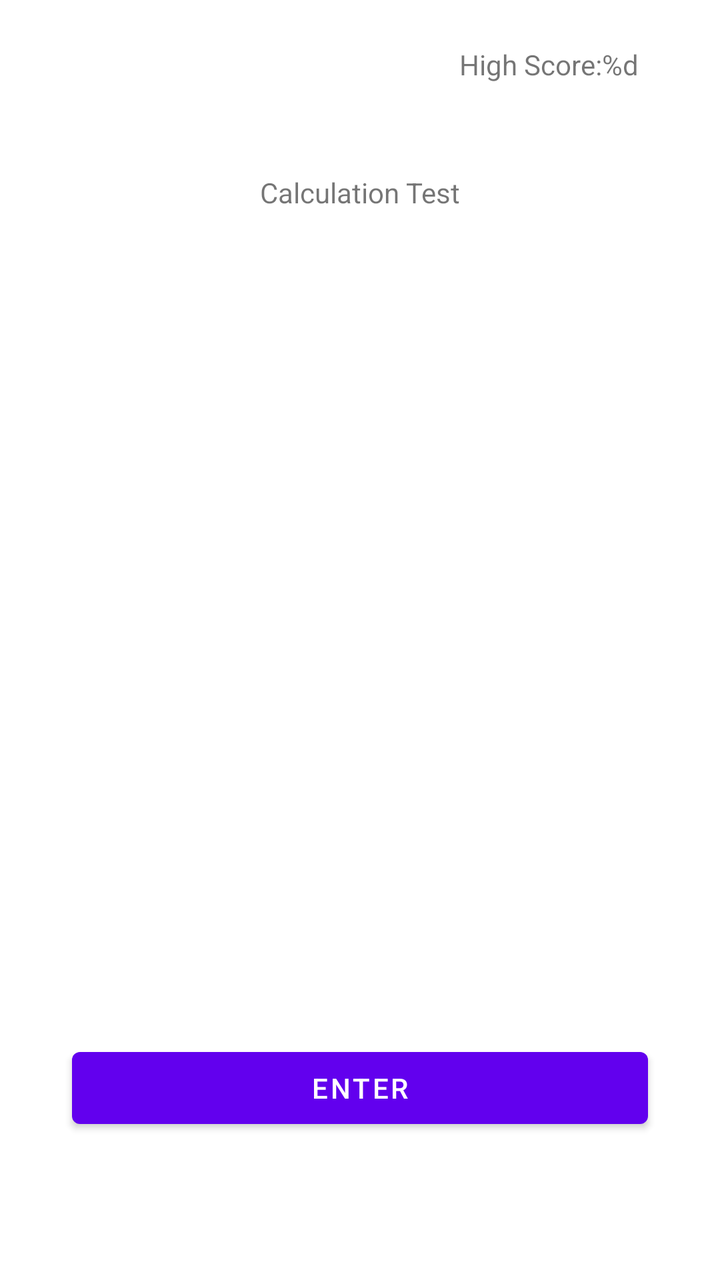
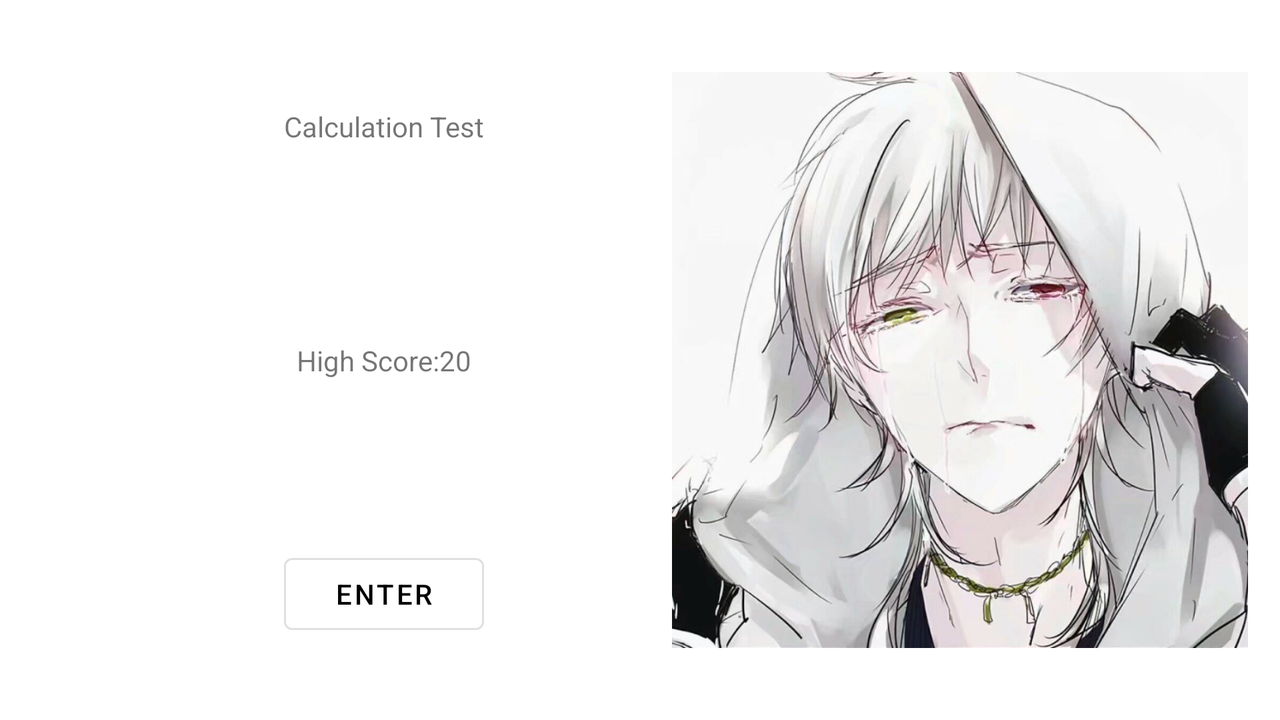

First picture: res/layout/ on a phone held upright. Second picture: the repository's own variant of that layout, on a device whose configuration matches the variant's folder. Source for both follows.
<!-- AndroidManifest.xml: application theme Theme.CalculationTest -->
<!-- res/layout/fragment_title.xml -->
<?xml version="1.0" encoding="utf-8"?>
<layout xmlns:android="http://schemas.android.com/apk/res/android"
    xmlns:app="http://schemas.android.com/apk/res-auto"
    xmlns:tools="http://schemas.android.com/tools">

    <data>

        <variable
            name="data"
            type="com.example.calculationtest.MyViewModel" />
    </data>

    <androidx.constraintlayout.widget.ConstraintLayout
        android:layout_width="match_parent"
        android:layout_height="match_parent"
        tools:context=".TitleFragment">

        <androidx.constraintlayout.widget.Guideline
            android:id="@+id/guideline2"
            android:layout_width="wrap_content"
            android:layout_height="wrap_content"
            android:orientation="vertical"
            app:layout_constraintGuide_percent="0.1" />

        <androidx.constraintlayout.widget.Guideline
            android:id="@+id/guideline3"
            android:layout_width="wrap_content"
            android:layout_height="wrap_content"
            android:orientation="vertical"
            app:layout_constraintGuide_percent="0.9" />

        <androidx.constraintlayout.widget.Guideline
            android:id="@+id/guideline4"
            android:layout_width="wrap_content"
            android:layout_height="wrap_content"
            android:orientation="horizontal"
            app:layout_constraintGuide_percent="0.15" />

        <androidx.constraintlayout.widget.Guideline
            android:id="@+id/guideline5"
            android:layout_width="wrap_content"
            android:layout_height="wrap_content"
            android:orientation="horizontal"
            app:layout_constraintGuide_percent="0.25" />

        <androidx.constraintlayout.widget.Guideline
            android:id="@+id/guideline6"
            android:layout_width="wrap_content"
            android:layout_height="wrap_content"
            android:orientation="horizontal"
            app:layout_constraintGuide_percent="0.75" />

        <androidx.constraintlayout.widget.Guideline
            android:id="@+id/guideline7"
            android:layout_width="wrap_content"
            android:layout_height="wrap_content"
            android:orientation="horizontal"
            app:layout_constraintGuide_percent="0.85" />

        <androidx.constraintlayout.widget.Guideline
            android:id="@+id/guideline8"
            android:layout_width="wrap_content"
            android:layout_height="wrap_content"
            android:orientation="horizontal"
            app:layout_constraintGuide_percent="0.05" />

        <TextView
            android:id="@+id/textView2"
            android:layout_width="wrap_content"
            android:layout_height="wrap_content"
            android:text="@string/title_message"
            android:textSize="@dimen/big_font"
            app:layout_constraintBottom_toTopOf="@+id/guideline4"
            app:layout_constraintEnd_toStartOf="@+id/guideline3"
            app:layout_constraintStart_toStartOf="@+id/guideline2"
            app:layout_constraintTop_toTopOf="@+id/guideline4" />

        <ImageView
            android:id="@+id/imageView"
            android:layout_width="0dp"
            android:layout_height="0dp"
            android:contentDescription="@string/title_image_info"
            android:src="@drawable/titleimage"
            app:layout_constraintBottom_toTopOf="@+id/guideline6"
            app:layout_constraintDimensionRatio="1:1"
            app:layout_constraintEnd_toStartOf="@+id/guideline3"
            app:layout_constraintStart_toStartOf="@+id/guideline2"
            app:layout_constraintTop_toTopOf="@+id/guideline5" />

        <Button
            android:id="@+id/button"
            android:layout_width="0dp"
            android:layout_height="wrap_content"
            android:text="@string/title_button_message"
            app:layout_constraintBottom_toTopOf="@+id/guideline7"
            app:layout_constraintEnd_toStartOf="@+id/guideline3"
            app:layout_constraintStart_toStartOf="@+id/guideline2"
            app:layout_constraintTop_toTopOf="@+id/guideline7" />

        <TextView
            android:id="@+id/textView3"
            android:layout_width="wrap_content"
            android:layout_height="wrap_content"
            android:text="@{@string/high_score_message(data.highScore)}"
            app:layout_constraintBottom_toTopOf="@+id/guideline8"
            app:layout_constraintEnd_toEndOf="parent"
            app:layout_constraintHorizontal_bias="0.85"
            app:layout_constraintStart_toStartOf="parent"
            app:layout_constraintTop_toTopOf="@+id/guideline8"
            tools:text="@string/high_score_message" />
    </androidx.constraintlayout.widget.ConstraintLayout>
</layout>
<!-- resources referenced by this layout -->
<resources>
  <string name="high_score_message">High Score:%d</string>
  <string name="title_button_message">Enter</string>
  <string name="title_image_info" translatable="false">title image</string>
  <string name="title_message">Calculation Test</string>
  <style name="Theme.CalculationTest" parent="Theme.MaterialComponents.DayNight.DarkActionBar">
          
          <item name="colorPrimary">@color/purple_500</item>
          <item name="colorPrimaryVariant">@color/purple_700</item>
          <item name="colorOnPrimary">@color/white</item>
          
          <item name="colorSecondary">@color/teal_200</item>
          <item name="colorSecondaryVariant">@color/teal_700</item>
          <item name="colorOnSecondary">@color/black</item>
          
          <item name="android:statusBarColor" tools:targetApi="l">?attr/colorPrimaryVariant</item>
          
      </style>
</resources>
<!-- res/layout-land/fragment_title.xml (the repository's variant of the layout above) -->
<!-- drawn on the phone turned sideways -->
<?xml version="1.0" encoding="utf-8"?>
<layout xmlns:android="http://schemas.android.com/apk/res/android"
    xmlns:app="http://schemas.android.com/apk/res-auto"
    xmlns:tools="http://schemas.android.com/tools">

    <data>

        <variable
            name="myViewModel"
            type="com.example.calculationtest.MyViewModel" />
    </data>

    <androidx.constraintlayout.widget.ConstraintLayout
        android:layout_width="match_parent"
        android:layout_height="match_parent"
        tools:context=".TitleFragment">

        

        <TextView
            android:id="@+id/textView"
            android:layout_width="wrap_content"
            android:layout_height="wrap_content"
            android:text="@string/title_message"
            android:textSize="@dimen/big_font"
            app:layout_constraintBottom_toTopOf="@+id/guideline5"
            app:layout_constraintEnd_toStartOf="@+id/guideline3"
            app:layout_constraintStart_toStartOf="@+id/guideline2"
            app:layout_constraintTop_toTopOf="@+id/guideline4" />

        <TextView
            android:layout_width="wrap_content"
            android:layout_height="wrap_content"
            android:text="@{@string/high_score_message(myViewModel.highScore)}"
            android:textSize="@dimen/big_font"
            app:layout_constraintBottom_toTopOf="@+id/guideline27"
            app:layout_constraintEnd_toStartOf="@+id/guideline3"
            app:layout_constraintStart_toStartOf="@+id/guideline2"
            app:layout_constraintTop_toTopOf="@+id/guideline5"
            tools:text="High Score:20" />

        <ImageView
            android:id="@+id/imageView"
            android:layout_width="0dp"
            android:layout_height="0dp"
            android:contentDescription="@string/title_image_info"
            android:src="@drawable/title_image"
            app:layout_constraintBottom_toTopOf="@+id/guideline6"
            app:layout_constraintDimensionRatio="1:1"
            app:layout_constraintEnd_toEndOf="parent"
            app:layout_constraintStart_toStartOf="@+id/guideline3"
            app:layout_constraintTop_toTopOf="@+id/guideline4" />

        <Button
            android:id="@+id/button"
            style="@style/Widget.Button"
            android:layout_width="0dp"
            android:layout_height="wrap_content"
            android:text="@string/title_button_message"
            app:layout_constraintBottom_toTopOf="@+id/guideline6"
            app:layout_constraintEnd_toEndOf="@+id/textView"
            app:layout_constraintStart_toStartOf="@+id/textView"
            app:layout_constraintTop_toTopOf="@+id/guideline27" />

        <androidx.constraintlayout.widget.Guideline
            android:id="@+id/guideline2"
            android:layout_width="wrap_content"
            android:layout_height="wrap_content"
            android:orientation="vertical"
            app:layout_constraintGuide_percent="0.1" />

        <androidx.constraintlayout.widget.Guideline
            android:id="@+id/guideline3"
            android:layout_width="wrap_content"
            android:layout_height="wrap_content"
            android:orientation="vertical"
            app:layout_constraintGuide_percent="0.5" />

        <androidx.constraintlayout.widget.Guideline
            android:id="@+id/guideline4"
            android:layout_width="wrap_content"
            android:layout_height="wrap_content"
            android:orientation="horizontal"
            app:layout_constraintGuide_percent="0.1" />

        <androidx.constraintlayout.widget.Guideline
            android:id="@+id/guideline27"
            android:layout_width="wrap_content"
            android:layout_height="wrap_content"
            android:orientation="horizontal"
            app:layout_constraintGuide_percent="0.75" />

        <androidx.constraintlayout.widget.Guideline
            android:id="@+id/guideline5"
            android:layout_width="wrap_content"
            android:layout_height="wrap_content"
            android:orientation="horizontal"
            app:layout_constraintGuide_percent="0.25" />

        <androidx.constraintlayout.widget.Guideline
            android:id="@+id/guideline6"
            android:layout_width="wrap_content"
            android:layout_height="wrap_content"
            android:orientation="horizontal"
            app:layout_constraintGuide_percent="0.9" />

    </androidx.constraintlayout.widget.ConstraintLayout>
</layout>
<!-- resources referenced by the variant -->
<!-- as the phone turned sideways resolves them -->
<resources>
  <!-- drawable title_image: jpg bitmap (drawable, 126847 bytes) -->
  <string name="high_score_message">High Score:%d</string>
  <string name="title_button_message">Enter</string>
  <string name="title_image_info" translatable="false">title image</string>
  <string name="title_message">Calculation Test</string>
  <style name="Widget.Button" parent="Widget.MaterialComponents.Button.OutlinedButton">
          <item name="android:textColor">@color/black</item>
          <item name="rippleColor">@color/cardview_shadow_start_color</item>
      </style>
  <style name="Theme.CalculationTest" parent="Theme.MaterialComponents.DayNight.DarkActionBar">
          
          <item name="colorPrimary">@color/purple_500</item>
          <item name="colorPrimaryVariant">@color/purple_700</item>
          <item name="colorOnPrimary">@color/white</item>
          
          <item name="colorSecondary">@color/teal_200</item>
          <item name="colorSecondaryVariant">@color/teal_700</item>
          <item name="colorOnSecondary">@color/black</item>
          
          <item name="android:statusBarColor" tools:targetApi="l">?attr/colorPrimaryVariant</item>
          
      </style>
</resources>
